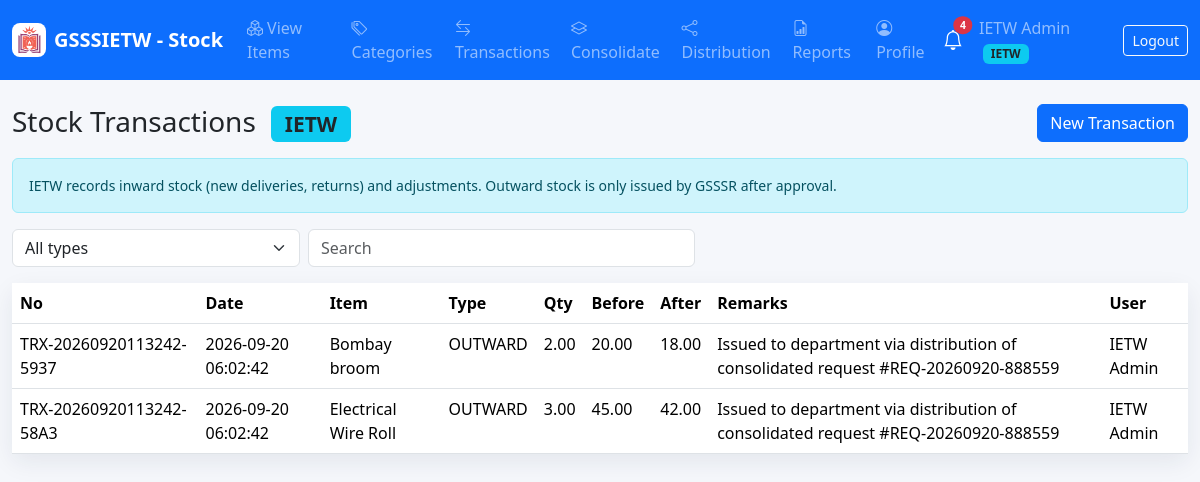
Page /IETW/transactions.php (signed in) on the committed database.
### tables this page shows
CREATE TABLE `stock_transactions` (
  `id` int NOT NULL AUTO_INCREMENT,
  `transaction_no` varchar(80) NOT NULL,
  `item_id` int NOT NULL,
  `request_item_id` int DEFAULT NULL,
  `type` enum('INWARD','OUTWARD','RETURN','ADJUSTMENT') NOT NULL,
  `quantity` decimal(12,2) NOT NULL,
  `previous_quantity` decimal(12,2) NOT NULL,
  `new_quantity` decimal(12,2) NOT NULL,
  `remarks` text,
  `created_by` int DEFAULT NULL,
  `created_at` timestamp NULL DEFAULT CURRENT_TIMESTAMP,
  PRIMARY KEY (`id`),
  UNIQUE KEY `transaction_no` (`transaction_no`),
  KEY `idx_txn_item` (`item_id`),
  KEY `idx_txn_type_date` (`type`,`created_at`),
  KEY `created_by` (`created_by`),
  KEY `request_item_id` (`request_item_id`),
  CONSTRAINT `stock_transactions_ibfk_1` FOREIGN KEY (`item_id`) REFERENCES `items` (`id`),
  CONSTRAINT `stock_transactions_ibfk_2` FOREIGN KEY (`created_by`) REFERENCES `users` (`id`),
  CONSTRAINT `stock_transactions_ibfk_3` FOREIGN KEY (`request_item_id`) REFERENCES `request_items` (`id`)
);

CREATE TABLE `items` (
  `id` int NOT NULL AUTO_INCREMENT,
  `item_code` varchar(60) NOT NULL,
  `item_name` varchar(180) NOT NULL,
  `category_id` int NOT NULL,
  `quantity` decimal(12,2) NOT NULL DEFAULT '0.00',
  `unit` varchar(40) NOT NULL DEFAULT 'Nos',
  `unit_price` decimal(12,2) NOT NULL DEFAULT '0.00',
  `minimum_stock` decimal(12,2) NOT NULL DEFAULT '0.00',
  `storage_location` varchar(160) DEFAULT NULL,
  `description` text,
  `status` enum('ACTIVE','INACTIVE') NOT NULL DEFAULT 'ACTIVE',
  `archive_reason` text,
  `archived_by` int DEFAULT NULL,
  `archived_at` datetime DEFAULT NULL,
  `deletion_approval_status` enum('NOT_REQUESTED','PENDING_GSSSR','APPROVED_BY_GSSSR','REJECTED_BY_GSSSR') NOT NULL DEFAULT 'NOT_REQUESTED',
  `invoice_path` varchar(255) DEFAULT NULL,
  `created_by` int DEFAULT NULL,
  `created_at` timestamp NULL DEFAULT CURRENT_TIMESTAMP,
  `updated_at` timestamp NULL DEFAULT NULL ON UPDATE CURRENT_TIMESTAMP,
  `deleted_at` timestamp NULL DEFAULT NULL,
  PRIMARY KEY (`id`),
  UNIQUE KEY `item_code` (`item_code`),
  KEY `idx_items_category` (`category_id`),
  KEY `idx_items_low_stock` (`quantity`,`minimum_stock`),
  KEY `created_by` (`created_by`),
  KEY `archived_by` (`archived_by`),
  CONSTRAINT `items_ibfk_1` FOREIGN KEY (`category_id`) REFERENCES `categories` (`id`),
  CONSTRAINT `items_ibfk_2` FOREIGN KEY (`created_by`) REFERENCES `users` (`id`),
  CONSTRAINT `items_ibfk_3` FOREIGN KEY (`archived_by`) REFERENCES `users` (`id`)
);

CREATE TABLE `users` (
  `id` int NOT NULL AUTO_INCREMENT,
  `department_id` int DEFAULT NULL,
  `name` varchar(120) NOT NULL,
  `email` varchar(160) NOT NULL,
  `password_hash` varchar(255) NOT NULL,
  `role` enum('GSSSR','IETW','DEPARTMENT') NOT NULL,
  `status` enum('ACTIVE','INACTIVE') NOT NULL DEFAULT 'ACTIVE',
  `created_at` timestamp NULL DEFAULT CURRENT_TIMESTAMP,
  `updated_at` timestamp NULL DEFAULT NULL ON UPDATE CURRENT_TIMESTAMP,
  PRIMARY KEY (`id`),
  UNIQUE KEY `email` (`email`),
  KEY `department_id` (`department_id`),
  CONSTRAINT `users_ibfk_1` FOREIGN KEY (`department_id`) REFERENCES `departments` (`id`)
);

### includes/db.php (called while the page is built, shortened)
<?php
final class Database
{
    private static ?PDO $pdo = null;
    public static function conn(): PDO
    {
        if (self::$pdo === null) {
            $dsn = 'mysql:host=' . DB_HOST . ';dbname=' . DB_NAME . ';charset=utf8mb4';
            self::$pdo = new PDO($dsn, DB_USER, DB_PASS, [
                PDO::ATTR_ERRMODE => PDO::ERRMODE_EXCEPTION,
                PDO::ATTR_DEFAULT_FETCH_MODE => PDO::FETCH_ASSOC,
                PDO::ATTR_EMULATE_PREPARES => false,
            ]);
        }
        return self::$pdo;
    }
}

### includes/functions.php (called while the page is built, shortened)
<?php
require_once __DIR__ . '/db.php';
function e(?string $value): string
{
    return htmlspecialchars((string)$value, ENT_QUOTES, 'UTF-8');
}
function rows(string $sql, array $params = []): array
{
    $stmt = Database::conn()->prepare($sql);
    $stmt->execute($params);
    return $stmt->fetchAll();
}

### IETW/transactions.php (the view, shortened to what this page needs)
<?php
require_once __DIR__ . '/../includes/layout.php';
$params = [];
$where  = 'WHERE 1=1';
$transactions = rows(
    "SELECT st.*, i.item_name, u.name user_name
     FROM stock_transactions st JOIN items i ON i.id=st.item_id
     LEFT JOIN users u ON u.id=st.created_by
     $where ORDER BY st.id DESC LIMIT 200",
    $params
);
?>
<div class="d-flex justify-content-between align-items-center mb-3">
  <h1 class="h3 mb-0">Stock Transactions <span class="badge bg-info text-dark ms-2">IETW</span></h1>
  <button class="btn btn-primary" data-bs-toggle="modal" data-bs-target="#txnModal">New Transaction</button>
</div>
<div class="alert alert-info small">
  IETW records inward stock (new deliveries, returns) and adjustments.
  Outward stock is only issued by GSSSR after approval.
</div>
<form class="row g-2 mb-3">
  <div class="col-md-3">
    <select name="type" class="form-select" onchange="this.form.submit()">
      <option value="">All types</option>
    </select>
  </div>
  <div class="col-md-4"><input class="form-control" data-filter-table="#txnTable" placeholder="Search"></div>
</form>
<div class="card metric-card"><div class="table-responsive">
<table class="table table-hover mb-0" id="txnTable">
  <thead><tr><th>No</th><th>Date</th><th>Item</th><th>Type</th><th>Qty</th><th>Before</th><th>After</th><th>Remarks</th><th>User</th></tr></thead>
  <tbody>
    <?php foreach ($transactions as $t): ?>
    <tr>
      <td><?= e($t['transaction_no']) ?></td>
      <td><?= e($t['created_at']) ?></td>
      <td><?= e($t['item_name']) ?></td>
      <td><?= e($t['type']) ?></td>
      <td><?= e($t['quantity']) ?></td>
      <td><?= e($t['previous_quantity']) ?></td>
      <td><?= e($t['new_quantity']) ?></td>
      <td><?= e($t['remarks']) ?></td>
      <td><?= e($t['user_name']) ?></td>
    </tr>
    <?php endforeach; ?>
  </tbody>
</table></div></div>

### assets/css/app.css (style rules this page uses)
body { background: #f5f7fb; }
.metric-card { border: 0; border-radius: 8px; box-shadow: 0 8px 24px rgba(30, 41, 59, .08); }
.table thead th { white-space: nowrap; }

### rows in the picture
stock_transactions: transaction_no "TRX-20260920113242-5937", created_at "2026-09-20 06:02:42", item.item_name "Bombay broom", type "OUTWARD", quantity "2.00", previous_quantity "20.00", new_quantity "18.00", remarks "Issued to department via distribution of consolidated request #REQ-20260920-888559", created_by.name "IETW Admin"
stock_transactions: transaction_no "TRX-20260920113242-58A3", created_at "2026-09-20 06:02:42", item.item_name "Electrical Wire Roll", type "OUTWARD", quantity "3.00", previous_quantity "45.00", new_quantity "42.00", remarks "Issued to department via distribution of consolidated request #REQ-20260920-888559", created_by.name "IETW Admin"

### other values in the picture
APP_SHORT_NAME "GSSSIETW - Stock"
$l[1] "View Items"
$l[1] "Categories"
$l[1] "Transactions"
$l[1] "Consolidate"
$l[1] "Distribution"
$l[1] "Reports"
$l[1] "Profile"
$unread "4"
$u['name'] "IETW Admin"
$role "IETW"
